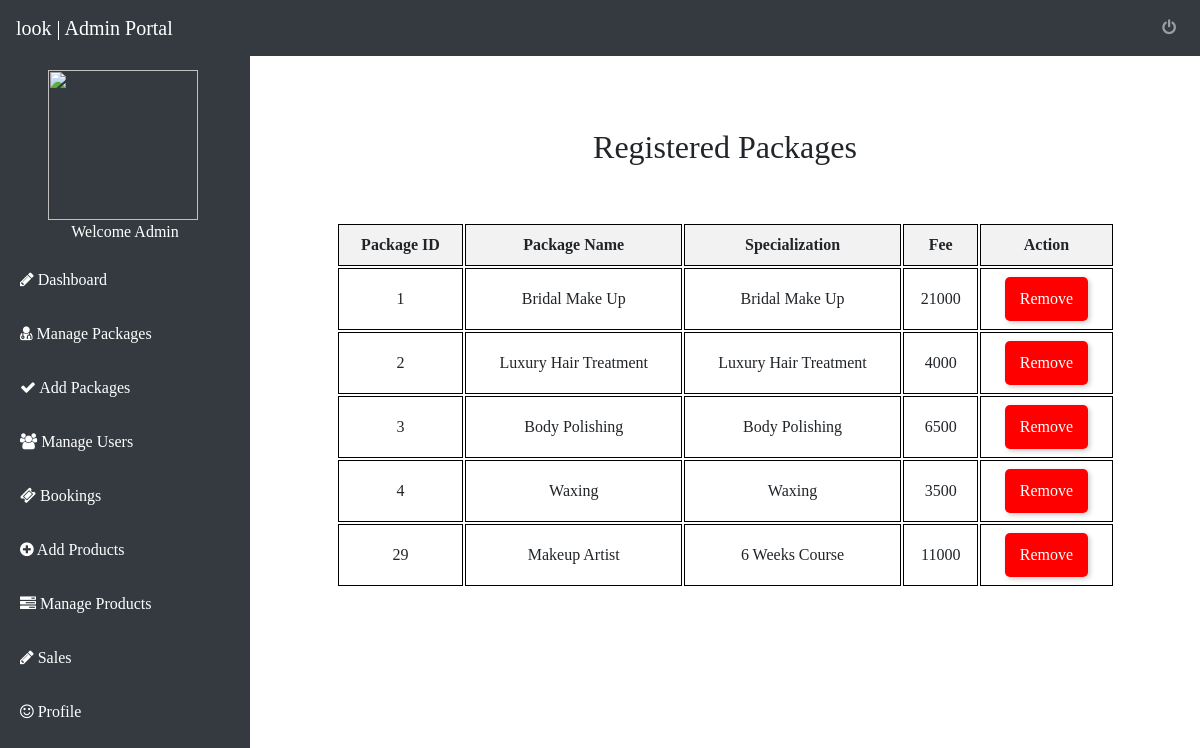
The page /manage_doctors.php (signed in) on the database its author committed.
### tables this page shows
CREATE TABLE `doctors` (
  `doc_id` int(7) NOT NULL,
  `specialization` varchar(255) NOT NULL,
  `doctor_name` varchar(255) NOT NULL,
  `doctor_email` varchar(255) NOT NULL,
  `doctor_password` varchar(255) NOT NULL,
  `status` varchar(255) NOT NULL DEFAULT 'approved',
  `doc_price` int(255) NOT NULL,
  `doc_desc` varchar(255) NOT NULL,
  `doc_image` varchar(25) NOT NULL,
  `posting_date` date NOT NULL DEFAULT current_timestamp()
);

### manage_doctors.php (the view, shortened to what this page needs)
<!DOCTYPE html>
<html>
<?php
include'conn.php';
?>
<head>
    <link rel="stylesheet" href="https://cdn.jsdelivr.net/npm/bootstrap@4.6.2/dist/css/bootstrap.min.css">
    <link rel="stylesheet" type="text/css" href="style.css">
    <link href="home.css" rel="stylesheet">
    <link rel="stylesheet" href="https://cdnjs.cloudflare.com/ajax/libs/font-awesome/4.7.0/css/font-awesome.min.css">
</head>
<body>
<?php
include'admin_sidebar.php';
?>
      <div class="main-content">
          <div class="py-5">
              <h2 class="text-center">Registered Packages</h2>
          </div>
          <div class="row">
<?php
$sql = "SELECT * FROM doctors WHERE status = 'approved' ORDER BY doc_id ASC";
$result = mysqli_query($conn, $sql);
if (mysqli_num_rows($result) > 0) {
    echo "<table>
          <tr>
            <th>Package ID</th>
            <th>Package Name</th>
            <th>Specialization</th>
            <th>Fee</th>
            <th>Action</th>
          </tr>";
    while($row = mysqli_fetch_assoc($result)) {
        echo "<tr>
              <td>".htmlspecialchars($row["doc_id"])."</td>
              <td>".htmlspecialchars($row["doctor_name"])."</td>
              <td>".htmlspecialchars($row["specialization"])."</td>
              <td>".htmlspecialchars($row["doc_price"])."</td>
              <td>
                <form action='remove_from_doctors.php' method='post'>
                  <input type='hidden' name='doc_id' value='".htmlspecialchars($row["doc_id"])."'>
                  <input type='submit' name='remove' value='Remove' class='remove-btn'>
                </form>
              </td>
            </tr>";
    }
    echo "</table>";
} else {
    echo "No Result Found.";
}
?>
          </div>
      </div>
  </body>
  </html>

### style.css (style rules this page uses)
* { margin: 0; padding: 0; box-sizing: border-box; font-family: 'Playfair Display', serif; outline: none; }

### home.css (style rules this page uses)
body { min-width: 100%; }

### admin_sidebar.php (style rules this page uses)
body { font-family: Arial, sans-serif; margin: 0; padding: 0; }
.main-content { margin-left: 250px; padding: 80px; }
table { width: 95%; border-collapse: separate; margin: 0 auto; }
th, td { border: 1px solid black; padding: 8px; text-align: center; }
th { background-color: #f2f2f2; }
.remove-btn { background-color: red; color: white; padding: 10px 15px; border: none; border-radius: 5px; box-shadow: 2px 2px 5px #ccc; cursor: pointer; }

### rows shown on the page
doctors: doc_id "1", doctor_name "Bridal Make Up", specialization "Bridal Make Up", doc_price "21000"
doctors: doc_id "2", doctor_name "Luxury Hair Treatment", specialization "Luxury Hair Treatment", doc_price "4000"
doctors: doc_id "3", doctor_name "Body Polishing", specialization "Body Polishing", doc_price "6500"
doctors: doc_id "4", doctor_name "Waxing", specialization "Waxing", doc_price "3500"
doctors: doc_id "29", doctor_name "Makeup Artist", specialization "6 Weeks Course", doc_price "11000"
